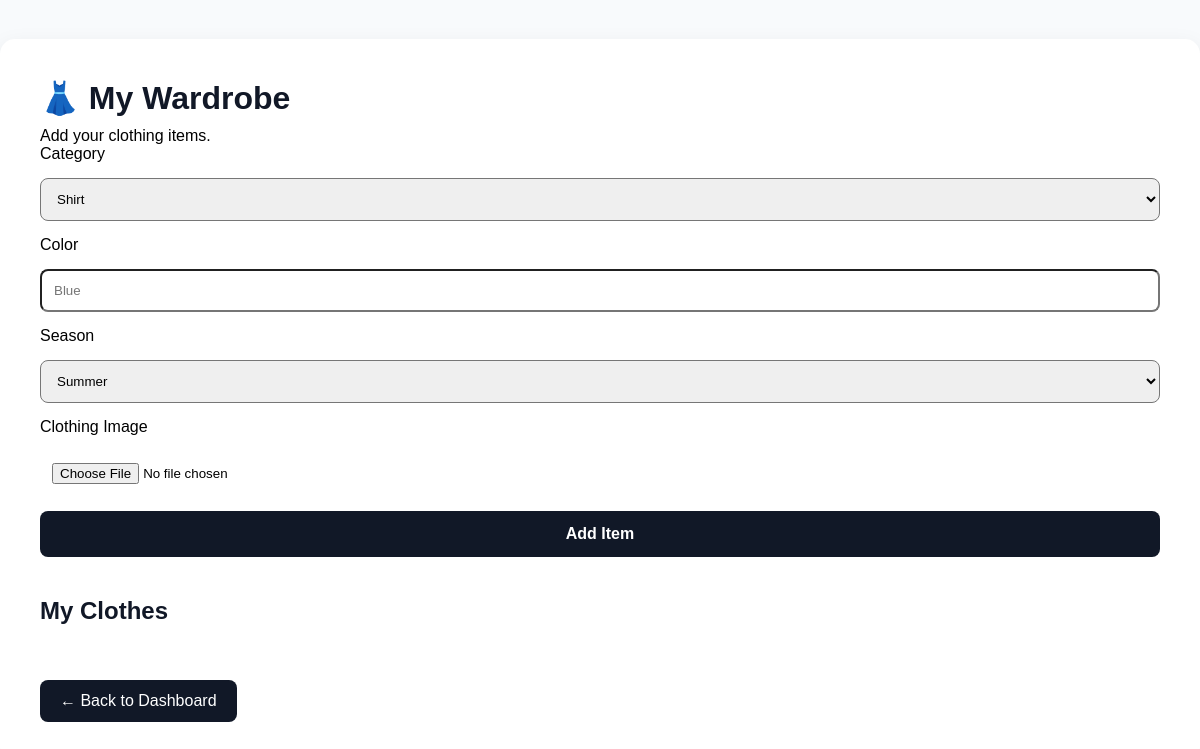
The app's page /wardrobe (signed in), older data.
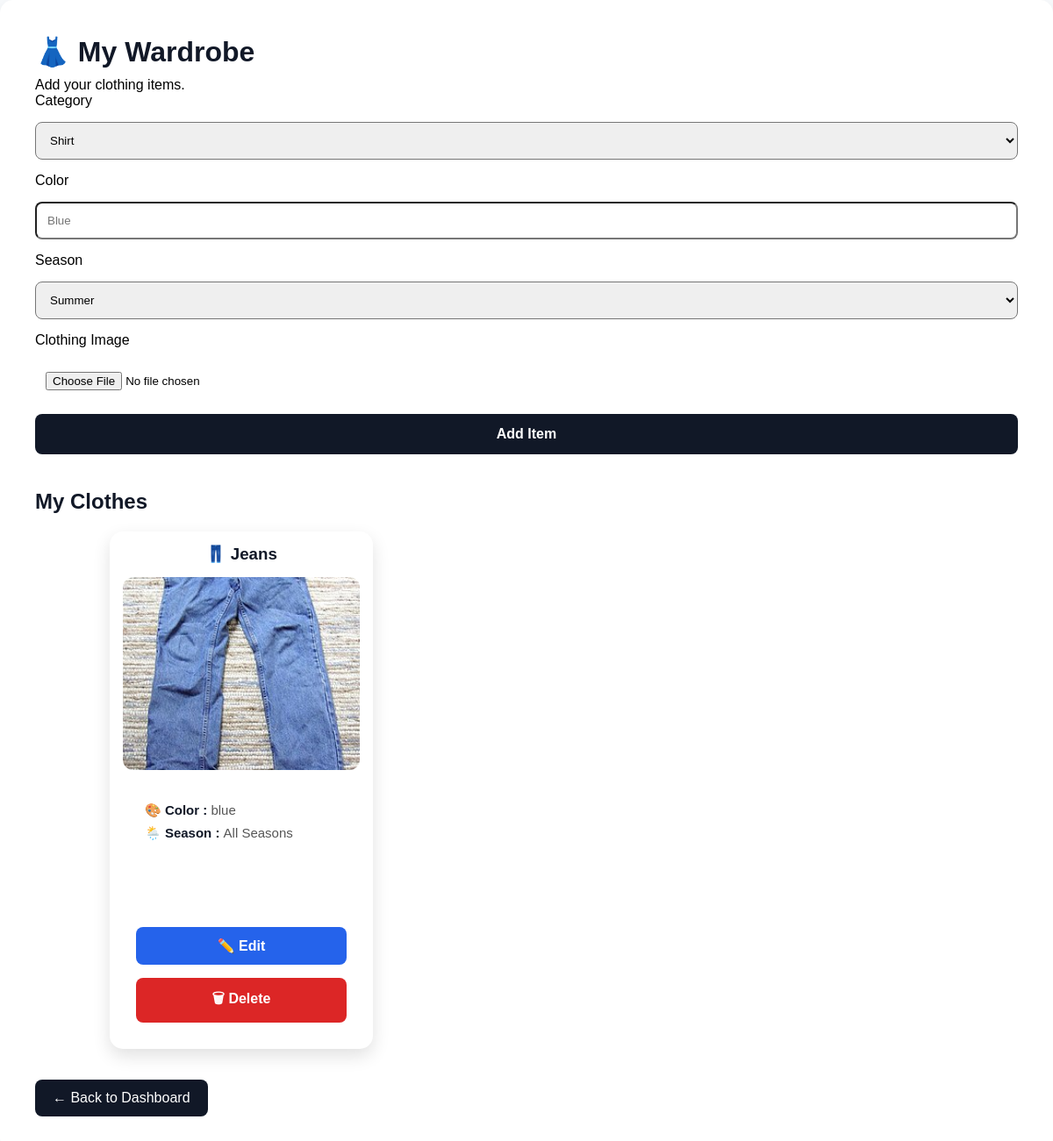
The same page, newer data.
### tables this page shows
CREATE TABLE wardrobe(
    id INTEGER PRIMARY KEY AUTOINCREMENT,
    category TEXT NOT NULL,
    color TEXT NOT NULL,
    season TEXT NOT NULL,
    image TEXT NOT NULL
);

### app.py (the view, shortened to what this page needs)
@app.route("/wardrobe", methods=["GET", "POST"])
def wardrobe():
    if "name" not in session:
        return redirect(url_for("signin"))
    connection = sqlite3.connect("outfitiq.db")
    cursor = connection.cursor()
    cursor.execute("SELECT * FROM wardrobe")
    clothes = cursor.fetchall()
    connection.close()
    return render_template(
        "wardrobe.html",
        clothes=clothes
    )

### templates/wardrobe.html (shortened to what this page needs)
<!DOCTYPE html>
<html>
<head>
    <link rel="stylesheet"
          href="{{ url_for('static', filename='wardrobe.css') }}">
</head>
<body>
<div class="container">
    <h1>👗 My Wardrobe</h1>
    <p>Add your clothing items.</p>
    <form method="POST" enctype="multipart/form-data">
        <label>Category</label>
        <select name="category">
            <option>Shirt</option>
        </select>
        <label>Color</label>
        <input
            type="text"
            name="color"
            placeholder="Blue"
            required
        >
        <label>Season</label>
        <select name="season">
            <option>Summer</option>
        </select>
        <label>Clothing Image</label>
        <input
            type="file"
            name="image"
            accept="image/*"
            required
        >
        <button>Add Item</button>
    </form>
    <h2>My Clothes</h2>
    <div class="clothes-container">
    {% for cloth in clothes %}
    <div class="cloth-card">
        <h3>👖 {{ cloth[1] }}</h3>
        <img src="{{ url_for('static', filename='uploads/' + cloth[4]) }}">
        <div class="info">
            <p><b>🎨 Color : </b> {{ cloth[2] }}</p>
            <p><b>🌦️ Season : </b> {{ cloth[3] }}</p>
        </div>
        <div class="info">
        </div>
        <a href="/edit/{{ cloth[0] }}" class="edit-btn">
            ✏️ Edit
        </a>
        <a href="/delete/{{ cloth[0] }}" class="delete-btn">
            🗑 Delete
        </a>
    </div>
{% endfor %}
</div>
<a href="/dashboard" class="back-btn">← Back to Dashboard</a>
</div>
</body>
</html>

### static/wardrobe.css (style rules this page uses)
:root { --primary:#111827; --accent:#2563eb; --background:#f8fafc; --white:#ffffff; }
* { margin:0; padding:0; box-sizing:border-box; font-family:Arial,sans-serif; }
body { display:flex; justify-content:center; align-items:center; min-height:100vh; background:var(--background); }
.container { width:100%; max-width:1200px; background:white; padding:40px; border-radius:15px; box-shadow:0 10px 25px rgba(0,0,0,.1); }
input, select, button { padding:12px; border-radius:8px; }
button { background:var(--primary); color:white; border:none; cursor:pointer; padding:14px; font-size:16px; font-weight:bold; transition:.3s; }
h2 { margin-bottom:20px; color:var(--primary); }
.clothes-container { display:grid; grid-template-columns:repeat(auto-fill,300px); gap:25px; justify-content:center; }
.cloth-card { background:var(--white); border-radius:15px; overflow:hidden; box-shadow:0 8px 20px rgba(0,0,0,.12); transition:0.3s; padding:15px; }
.cloth-card img { width:100%; height:220px; object-fit:cover; border-radius:12px; }
.info { padding: 25px; }
.info p { margin:8px 0; color:#555; font-size:15px; }
.info b { color:var(--primary); }
h1 { color:var(--primary); margin-bottom:10px; }
h2 { margin:35px 0 20px; color:var(--primary); }
form { display:flex; flex-direction:column; gap:15px; margin-bottom:40px; }
.back-btn { display:inline-block; margin-top:35px; padding:12px 20px; background:var(--primary); color:white; text-decoration:none; border-radius:8px; transition:.3s; }
.cloth-card h3 { text-align:center; margin-bottom:15px; color:var(--primary); }
.delete-btn { display:block; margin:15px; padding:12px; text-align:center; text-decoration:none; background:#dc2626; color:white; border-radius:8px; font-weight:bold; transition:.3s; }
.edit-btn { display:block; margin:15px; padding:12px; text-align:center; text-decoration:none; background:#2563eb; color:white; border-radius:8px; font-weight:bold; transition:.3s; }

Row changes from the older to the newer data that the page shows:
added wardrobe: category "Jeans", image (picture), color "blue", season "All Seasons"
